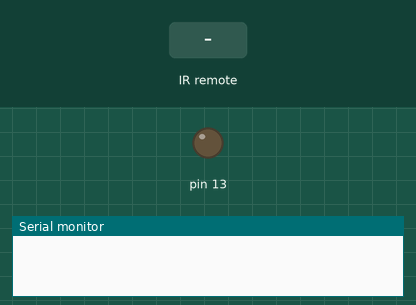
Simulated run of this sketch. Board: Arduino Uno, built with avr-gcc and run on an emulated ATmega328P. Shown: output pins drawn as LEDs (lit = HIGH), the last lines printed to the serial monitor. Inputs (shaded band) come from the test bench.

Above: at 1.2 s.
1.3 s: infrared code 0x20DF8877 received
At 2.5 s:
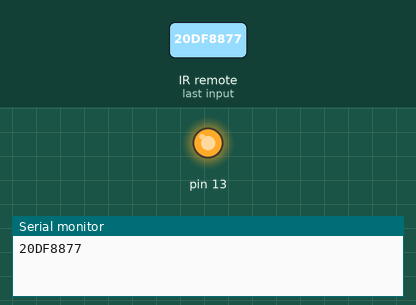
2.8 s: infrared code 0x20DF48B7 received
At 3.9 s:
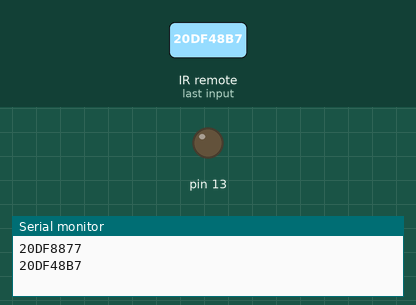
Timing chart, 0 to 5.8 s (numbered marks = the images above; inputs shaded):
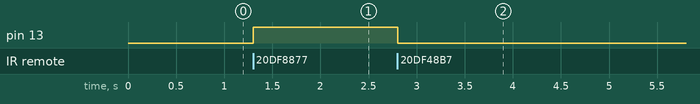

Measured:
- after the input at 1.3 s, pin 13: LOW → HIGH at once
- after the input at 2.8 s, pin 13: HIGH → LOW at once

The sketch:

088-IR-telecomando.ino
```cpp
/*
Lettura dei codici di un telecomando
 */
#include <IRremote.h>

int RECV_PIN = 11;
IRrecv irrecv(RECV_PIN);

decode_results results;

void setup() {
  Serial.begin(9600);
  irrecv.enableIRIn(); // Start the receiver
  pinMode(13, OUTPUT);
}

void loop() {
  if (irrecv.decode(&results)) {
    Serial.println(results.value, HEX);
    irrecv.resume(); // Receive the next value

    if (results.value == 0x20DF8877) {
      digitalWrite(13, HIGH);
    }
    if (results.value == 0x20DF48B7) {
      digitalWrite(13, LOW);
    }
  }
  delay(100);
}
```
